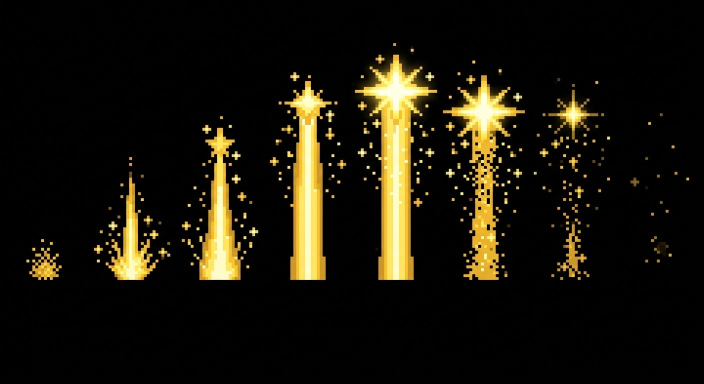
#> input picture art/v7/fx/src/levelup.jpg, 1408 x 768 px (shown at 1/2 size)
$ python fx_sheet.py
#> lines starting #> are read from the running program, lines starting #| are printed output that depends on the picture; after the words box and inside, x2 and y2 are one past the last pixel; in counts of white or black regions, pixels touching at a corner belong together
### tools/pixel/ai_clean.py
"""Yapay zekâ ile üretilmiş "piksel sanat" görselini gerçek piksel ızgarasına indirir ve düz arka planı siler.

1) Kenar profilinin Fourier analiziyle piksel boyu bulunur (ör. 1408 px genişlik / 240 = 5.87),
2) ızgara kayması hücre içi sapmayı en aza indiren değerle seçilir,
3) her hücre ortanca renge indirilir (JPEG gürültüsü gider),
4) arka plan (yeşil #00FF00 ya da macenta #FF00FF) ve kenardaki renk sızıntısı şeffaf yapılır.

python3 tools/pixel/ai_clean.py giriş.jpg çıkış.png auto|green|magenta [piksel_boyu]
"""
import sys

import numpy as np
from PIL import Image


def pixel_size(a, lo=2.0, hi=12.0):
    g = a.mean(-1)
    best = (0, lo)
    for ax in (0, 1):
        e = np.abs(np.diff(g, axis=ax)).sum(axis=1 - ax)
        e = e - e.mean()
        n = np.arange(len(e))
        for s in np.arange(lo, hi, 0.01):
            v = abs((e * np.exp(-2j * np.pi * n / s)).sum())
            if v > best[0]:
                best = (v, s)
    return best[1]


def fit_offset(a, s):
    H, W, _ = a.shape
    best = None
    for ox in np.arange(0, s, 0.5):
        for oy in np.arange(0, s, 0.5):
            xs = ((np.arange(W) - ox) // s).astype(int)
            ys = ((np.arange(H) - oy) // s).astype(int)
            _, inv, cnt = np.unique((ys[:, None] * 10000 + xs[None, :]).ravel(), return_inverse=True, return_counts=True)
            v = 0.0
            for c in range(3):
                ch = a[..., c].ravel()
                v += ((ch - (np.bincount(inv, ch) / cnt)[inv]) ** 2).mean()
            if best is None or v < best[0]:
                best = (v, ox, oy)
    return best[1], best[2]


# [53 lines left out: function clean, not called in this run]


# [3 lines that do not run on import are left out]

### tools/pixel/fx_sheet.py
"""Yapay zekâ efekt sayfalarını (siyah zemin, kutulu ya da kutusuz) piksel karelere ayırır.

- Kareler: 'grid' (eşit sütun×satır) ya da 'boxes' (koyu kutular; üst/alt kenara değen dış alan atlanır, kutu çizgisi
  içe doğru kırpılır).
- Piksel ızgarası ai_clean ile bulunur; her hücre ortanca renge indirilir (gerçek piksel boyu).
- Saydamlık: 'add' (ışık efektleri) → alfa = en parlak kanal, renk ön-çarpımdan geri açılır (toplamalı çizimde birebir);
  'smoke' (toz) → alfa parlaklıktan, koyu kenarlar yarı saydam; 'magenta' → anahtar renk silinir.
- Tüm kareler ortak sınır kutusuna kırpılır (kareler arası kayma olmaz).

python3 tools/pixel/fx_sheet.py [ad|all]   → art/v7/fx/<ad>/<i>.png + meta.json
"""
import json
import os
import sys

import numpy as np
from PIL import Image
from scipy import ndimage

sys.path.insert(0, os.path.dirname(os.path.abspath(__file__)))
from ai_clean import fit_offset, pixel_size  # noqa: E402

OUT = os.path.join(os.path.dirname(os.path.abspath(__file__)), "..", "..", "art", "v7", "fx")
UP = os.path.join(OUT, "src")
V10 = os.path.join("..", "..", "..", "v10u") + os.sep

# ad: (kaynak, kesim, saydamlık, fps, döngü, blend, çapa (x, y oranı), [kare sayısı])
SHEETS = {
    "levelup": ("levelup.jpg", ("grid", 8, 1), "add", 12, False, "add", (0.5, 0.86)),
    "fire_ring": ("fire_ring.jpg", ("boxes",), "add", 10, True, "add", (0.5, 0.74)),
    "wind_ring": ("wind_ring.jpg", ("boxes",), "add", 12, True, "add", (0.5, 0.6)),
    "spark": ("spark.jpg", ("grid", 4, 1), "add", 20, False, "add", (0.5, 0.5)),
    "slash": ("slash.jpg", ("boxes",), "add", 22, False, "add", (0.42, 0.5)),
    "bolt": ("bolt.jpg", ("cells", [(25, 184, 245, 572), (255, 184, 472, 572), (483, 184, 698, 572), (709, 184, 924, 572), (934, 184, 1150, 572), (1158, 184, 1376, 572)]), "add", 14, False, "add", (0.5, 0.97)),
    "sparkle": ("sparkle.jpg", ("boxes",), "add", 12, False, "add", (0.5, 0.5)),
    "dust": ("dust.jpg", ("grid", 5, 1), "smoke", 14, False, "normal", (0.5, 0.62)),
    "toxic": ("toxic.jpg", ("grid", 3, 2), "magenta", 6, True, "normal", (0.5, 0.55)),
    # V8 (art/v8u): beyaz zeminli namlu ateşi/mermi izi, siyah zeminli kalkan, ele geçirme halkası, ıska, iniş tozu,
    # ışınlanma (büyücüsüz kareler seçilir), yüzeye göre teker tozu (tekerlek silinir, yalnız toz kalır)
    "muzzle": ("muzzle.jpg", ("grid", 4, 1), "white", 24, False, "normal", (0.12, 0.5)),
    "tracer": ("tracer.jpg", ("grid", 1, 1), "white", 1, True, "normal", (0.0, 0.5)),
    "shield": ("shield.jpg", ("grid", 6, 1), "add70", 10, True, "add", (0.5, 0.6)),
    "capture": ("capture.jpg", ("grid", 6, 1), "add", 6, False, "add", (0.5, 0.5)),
    "miss": ("miss.jpg", ("grid", 4, 1), "keyblack", 16, False, "normal", (0.5, 0.8)),
    "heli_dust": ("heli_dust.jpg", ("grid", 6, 1), "keyblack", 12, False, "normal", (0.5, 0.5)),
    "teleport": ("teleport.jpg", ("grid", 8, 2), "add", 14, False, "add", (0.5, 0.9), [2, 3, 4, 13, 14, 15]),
    "road_sand": ("road_sand.jpg", ("grid", 5, 1), "dustonly", 14, False, "normal", (0.5, 0.85)),
    "road_snow": ("road_snow.jpg", ("grid", 5, 1), "dustonly", 14, False, "normal", (0.5, 0.85)),
    "road_swamp": ("road_swamp.jpg", ("grid", 5, 1), "dustonly", 14, False, "normal", (0.5, 0.85)),
    "road_dirt": ("road_dirt.jpg", ("grid", 5, 1), "dustonly", 14, False, "normal", (0.5, 0.85)),
    # V10 (art/v10u): kan, kan gölü, kıvılcım, namlu ateşi, alev, duman, yer sarsıntısı, patlama, kritik vuruş,
    # şifa, buz ve zehir; aynı adlı eski efektlerin yerine geçer
    "blood": (V10 + "fx_blood.jpg", ("grid", 3, 2), "whitealpha", 18, False, "normal", (0.3, 0.45)),
    "blood_pool": (V10 + "fx_blood_pool.jpg", ("graybox",), "red", 6, False, "normal", (0.5, 0.5)),
    "spark": (V10 + "fx_sparks.jpg", ("grid", 5, 1), "add", 20, False, "add", (0.5, 0.5)),
    "muzzle": (V10 + "fx_muzzle.jpg", ("grid", 5, 1), "keyblack", 24, False, "normal", (0.1, 0.5), [0, 1, 2]),
    "fire": (V10 + "fx_fire.jpg", ("grid", 5, 1), "add", 10, True, "add", (0.5, 0.95)),
    "smoke": (V10 + "fx_smoke.jpg", ("grid", 5, 1), "smoke", 6, False, "normal", (0.5, 0.97)),
    "shockwave": (V10 + "fx_shockwave.jpg", ("blobs",), "keyblack", 14, False, "normal", (0.5, 0.55)),
    "explosion": (V10 + "fx_explosion.jpg", ("grid", 5, 2), "keyblack", 16, False, "normal", (0.5, 0.6)),
    "crit": (V10 + "fx_flash.jpg", ("grid", 5, 1), "keyblack", 20, False, "normal", (0.5, 0.5), [0, 1, 2]),
    "heal": (V10 + "fx_heal.jpg", ("grid", 8, 1), "whitealpha", 12, True, "normal", (0.5, 0.9)),
    "frost": (V10 + "fx_frost.jpg", ("grid", 7, 1), "add", 18, False, "add", (0.5, 0.5), [0, 1, 2]),
    "toxic": (V10 + "fx_toxic.jpg", ("grid", 8, 1), "keyblack", 8, False, "normal", (0.5, 0.92)),
}


# V10 efekt sayfaları 512 px'e küçültülmüş: ızgaraya indirilmez
NATIVE = {"blood", "blood_pool", "spark", "muzzle", "fire", "smoke", "shockwave", "explosion", "crit", "heal", "frost", "toxic"}


def boxes(a):
    lum = a.mean(-1)
    dark = lum < 40
    lab, n = ndimage.label(dark)
    H, W = dark.shape
    objs = ndimage.find_objects(lab)
    cand = []
    for i, sl in enumerate(objs):
        ys, xs = sl
        if ys.start == 0 or ys.stop == H:
            continue
        area = (ys.stop - ys.start) * (xs.stop - xs.start)
        if area < 8000:
            continue
        cand.append((xs.start, ys.start, xs.stop, ys.stop))
    # iç içe (halka içindeki koyu boşluk) olanları at
    out = [b for b in cand if not any(o != b and o[0] <= b[0] and o[1] <= b[1] and o[2] >= b[2] and o[3] >= b[3] for o in cand)]
    out.sort()
    m = 6
    return [(x0 + m, y0 + m, x1 - m, y1 - m) for x0, y0, x1, y1 in out]


def native(a, s, ox, oy):
    H, W, _ = a.shape
    nw, nh = int((W - ox) // s), int((H - oy) // s)
    out = np.zeros((nh, nw, 3))
    for j in range(nh):
        y0, y1 = int(round(oy + j * s + 1)), int(round(oy + (j + 1) * s - 1))
        for i in range(nw):
            x0, x1 = int(round(ox + i * s + 1)), int(round(ox + (i + 1) * s - 1))
            out[j, i] = np.median(a[y0:max(y1, y0 + 1), x0:max(x1, x0 + 1)].reshape(-1, 3), 0)
    return out


def build(name):
#> called with name = 'levelup'
    src, cut, mode, fps, loop, blend, anc, *pick = SHEETS[name]
    a = np.asarray(Image.open(os.path.join(UP, src)).convert("RGB")).astype(float)
    H, W, _ = a.shape
#> H = 768; W = 1408
    if cut[0] == "grid":
        cols, rows = cut[1], cut[2]
        cells = [(int(c * W / cols), int(r * H / rows), int((c + 1) * W / cols), int((r + 1) * H / rows))
                 for r in range(rows) for c in range(cols)]
    elif cut[0] == "blobs":
        # düzensiz aralıklı kareler: siyah olmayan alanın genişletilmiş bileşenleri, satır satır soldan sağa
        lab, n = ndimage.label(ndimage.binary_dilation(a.max(-1) > 22, iterations=5))
        cells = []
        for sl in ndimage.find_objects(lab):
            ys, xs = sl
            if (ys.stop - ys.start) * (xs.stop - xs.start) > 0.004 * H * W:
                cells.append((xs.start, ys.start, xs.stop, ys.stop))
        cells.sort(key=lambda b: (round((b[1] + b[3]) / 2 / (H / 2)), b[0]))
    elif cut[0] == "graybox":
        # gri zemin kareleri (siyah sayfa üstünde): her kare bir hücre, kenardan biraz içeri
        lab, n = ndimage.label(a.mean(-1) > 30)
        cells = []
        for sl in ndimage.find_objects(lab):
            ys, xs = sl
            if (ys.stop - ys.start) * (xs.stop - xs.start) > 0.02 * H * W:
                cells.append((xs.start + 3, ys.start + 3, xs.stop - 3, ys.stop - 3))
        cells.sort()
    elif cut[0] == "cells":
        cells = [(x0 + 6, y0 + 6, x1 - 6, y1 - 4) for x0, y0, x1, y1 in cut[1]]
    else:
        cells = boxes(a)
    if pick:
        cells = [cells[i] for i in pick[0]]
    # kutu dışını (beyaz sayfa / çerçeve) karart, sonra piksel ızgarası
    work = a.copy()
    if mode == "white":
        work = 255 - work  # beyaz zemin: ızgara bulmak için ters çevir (renk aşağıda kaynaktan)
    if cut[0] in ("boxes", "cells"):
        keep = np.zeros((H, W), bool)
        for x0, y0, x1, y1 in cells:
            keep[y0:y1, x0:x1] = True
        work[~keep] = 0
    if name in NATIVE:
        s, ox, oy = 1.0, 0.0, 0.0  # küçültülmüş kaynak: piksel ızgarası yok, olduğu gibi
    else:
        s = pixel_size(work)
#> in pixel_size, `g = a.mean(-1)`:
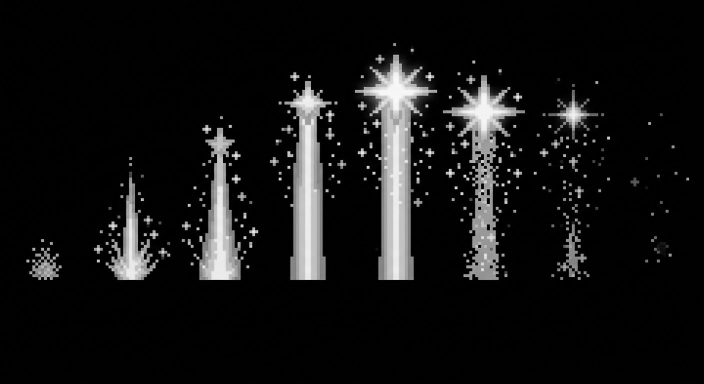
#> g: shape (768, 1408) float64 (shown at 1/2 size); min 0, max 250, mean 19.2
#> after the loop in pixel_size, `for ax in (0, 1):`: best = (1447127.9, 5.86)
#> s = 5.86
        if s < 3.5:  # yarı harmonik
            s *= 2
        ox, oy = fit_offset(work, s)
#> after the loop in fit_offset, `for ox in np.arange(0, s, 0.5):`: best = (199.1, 0.5, 3)
#> ox = 0.5; oy = 3
    nat = native(work, s, ox, oy)
#> in native, `nw, nh = int((W - ox) // s), int((H - oy) // s)`: nw = 240; nh = 130
#> the loop in native, `for j in range(nh):` made 130 passes
#> (y0, y1) on passes 1 to 12: (4, 8), (10, 14), (16, 20), (22, 25), (27, 31), (33, 37), (39, 43), (45, 49), (51, 55), (57, 61), (63, 66), (68, 72)
#> after the loop in native, `for j in range(nh):`:
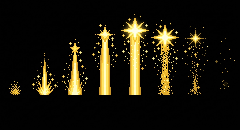
#> out: shape (130, 240, 3) float64; mean R, G, B 25.6, 22, 10.7
    frames = []
    for x0, y0, x1, y1 in cells:
        X0, Y0 = int(np.ceil((x0 - ox) / s)), int(np.ceil((y0 - oy) / s))
        X1, Y1 = int((x1 - ox) // s), int((y1 - oy) // s)
        c = nat[Y0:Y1, X0:X1]
        if mode == "white":
            c = 255 - c
        r, g, b = c[..., 0], c[..., 1], c[..., 2]
        if mode == "white":
            al = np.where(c.min(-1) > 228, 0, 255)
            col = c
        elif mode == "keyblack":
            al = np.where(c.max(-1) < 22, 0, 255)
            col = c
        elif mode == "whitealpha":
            # beyaz zemin: alfa beyazdan uzaklık, renk beyazın önünden geri açılır (açık sis beyaz leke bırakmaz)
            al = np.clip((255 - c.min(-1)) * 1.6, 0, 255)
            al = np.where(al < 20, 0, al)
            a1 = np.maximum(al[..., None] / 255.0, 1e-3)
            col = np.clip((c - (1 - a1) * 255) / a1, 0, 255)
        elif mode == "red":
            # kan gölü: gri zemin atılır, kırmızılık alfa olur
            red = r - np.maximum(g, b)
            al = np.clip((red - 18) * 4.0, 0, 255)
            col = c
        elif mode == "dustonly":
            # tekerlek (gri/koyu, doygunluksuz) ve kenar karası silinir; kum/kar/çamur/toprak kalır
            lum = c @ np.array([0.3, 0.59, 0.11])
            sat = c.max(-1) - c.min(-1)
            wheel = ((sat < 20) & (lum < 160)) | (lum < 28)
            al = np.where(wheel, 0, 255)
            col = c
        elif mode == "add70":
            # yalnız parlak kalkan ışıltısı; içindeki koyu figür atılır
            al = c.max(-1)
            al = np.where(al < 95, 0, al)
            col = np.where(al[..., None] > 0, c * 255.0 / np.maximum(al[..., None], 1), 0)
        elif mode == "add":
            al = c.max(-1)
            al = np.where(al < 14, 0, al)
            col = np.where(al[..., None] > 0, c * 255.0 / np.maximum(al[..., None], 1), 0)
        elif mode == "smoke":
            lum = c @ np.array([0.3, 0.59, 0.11])
            al = np.where(lum < 16, 0, np.clip((lum - 10) * 2.4, 0, 255))
            col = np.where(al[..., None] > 0, np.clip(c * 255.0 / np.maximum(al[..., None], 1), 0, 255), 0)
            # toz rengini çok açmasın: parlaklığı kaynağa yakın tut
            col = np.minimum(col, np.maximum(c, 1) * 2.0)
        else:  # magenta
            key = (r > 150) & (b > 150) & (g < 140)
            spill = (r > g + 40) & (b > g + 40)
            al = np.where(key | spill, 0, 255)
            col = c
        f = np.dstack([np.clip(col, 0, 255), al]).astype(np.uint8)
        if name.startswith("road_"):
            # tekerlek dairesi (hücre ortası, görsel yüksekliğinin ~%51'i, yarıçap ~125 kaynak px) tamamen boş
            hh, ww = f.shape[:2]
            yy, xx = np.mgrid[0:hh, 0:ww]
            cy = (390 - (y0 - oy)) / s if False else (0.508 * H - oy) / s - Y0
            disc = (yy - cy) ** 2 + (xx - ww / 2) ** 2 < (128 / s) ** 2
            f[disc, 3] = 0
        if name == "muzzle":
            # namlu ucu (gri silindir, solda): doygunluksuz koyu-orta griler silinir
            hh, ww = f.shape[:2]
            sat = c.max(-1) - c.min(-1)
            lum = c @ np.array([0.3, 0.59, 0.11])
            barrel = (sat < 30) & (lum < 215)
            barrel[:, int(ww * 0.3):] = False
            f[barrel, 3] = 0
        if name == "teleport":
            # kenarlardaki büyücü asası kalıntısı
            w = f.shape[1]
            f[:, :int(w * 0.22), 3] = 0
            f[:, int(w * 0.78):, 3] = 0
        frames.append(f)
#> this loop made 8 passes
#> (X0, X1) on passes 1 to 8: (0, 29), (30, 59), (60, 90), (91, 120), (121, 150), (151, 180), (181, 210), (211, 240)
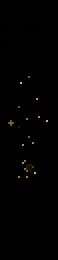
#> c: shape (130, 29, 3) float64 (shown 2 times larger); mean R, G, B 1.8, 1.5, 1.1
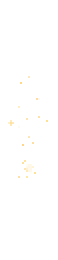
#> f: shape (130, 29, 4) (shown 2 times larger); mean R, G, B, A 2.5, 2, 0.8, 1; transparent parts drawn white
#> g: shape (130, 29) float64
#> after the loop, frames = 8 items
    # ortak sınır kutusu
    if cut[0] == "blobs":
        # farklı boyutlu kareler: en büyüğe ortalanarak doldurulur
        hh = max(f.shape[0] for f in frames)
        ww = max(f.shape[1] for f in frames)
        padded = []
        for f in frames:
            z = np.zeros((hh, ww, 4), np.uint8)
            y0, x0 = (hh - f.shape[0]) // 2, (ww - f.shape[1]) // 2
            z[y0:y0 + f.shape[0], x0:x0 + f.shape[1]] = f
            padded.append(z)
        frames = padded
    hh = min(f.shape[0] for f in frames)
#> hh = 130
    ww = min(f.shape[1] for f in frames)
#> ww = 29
    frames = [f[:hh, :ww] for f in frames]
    m = np.zeros((hh, ww), bool)
    for f in frames:
        m |= f[..., 3] > 0
#> this loop made 8 passes
#> pass 1, in build, `m |= f[..., 3] > 0`:
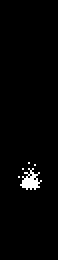
#> m: shape (130, 29) bool (shown 2 times larger); 1.8% white; 5 white regions (4 under 20 px), largest, box (x1, y1, x2, y2) and area: (10, 84, 21, 95) 62
#> after the loop:
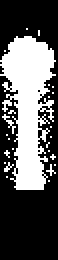
#> m: shape (130, 29) bool (shown 2 times larger); 36.3% white; 25 white regions (24 under 20 px), largest, box (x1, y1, x2, y2) and area: (0, 18, 28, 95) 1291
    ys, xs = np.nonzero(m)
#> ys = 1368 values from 14 to 94; xs = 1368 values, max 27 at index 260, min 0 at index 233, mean 13.83
    y0, y1, x0, x1 = ys.min(), ys.max() + 1, xs.min(), xs.max() + 1
#> y0 = 14; y1 = 95; x0 = 0; x1 = 28
    od = os.path.join(OUT, name)
    os.makedirs(od, exist_ok=True)
    for fn in os.listdir(od):
        os.remove(os.path.join(od, fn))
    for i, f in enumerate(frames):
        Image.fromarray(f[y0:y1, x0:x1]).save(os.path.join(od, f"{i}.png"))
#> this loop made 8 passes
#> pass 2, in build, `Image.fromarray(f[y0:y1, x0:x1]).save(os.path.join(od, f"{i}.png"))`:
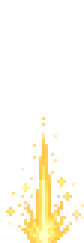
#> saved as 1.png: PIL image 28x81 RGBA (shown 3 times larger); mean R, G, B, A 31.5, 26.1, 11.7, 27.4; transparent parts drawn white
    meta = {"frames": len(frames), "fps": fps, "loop": loop, "blend": blend, "scale": 1.0, "anchor": list(anc)}
#> meta = {'frames': 8, 'fps': 12, 'loop': False, 'blend': 'add', 'scale': 1, 'anchor': [0.5, 0.86]}
    json.dump(meta, open(os.path.join(od, "meta.json"), "w"))
    print(name, f"piksel {s:.2f}", len(frames), "kare", (x1 - x0, y1 - y0))
#| levelup piksel 5.86 8 kare (28, 81)


if __name__ == "__main__":
    which = sys.argv[1] if len(sys.argv) > 1 else "all"
    for nm in (SHEETS if which == "all" else which.split(",")):
#> (the run stopped early here; a loop or call above may not have finished)
